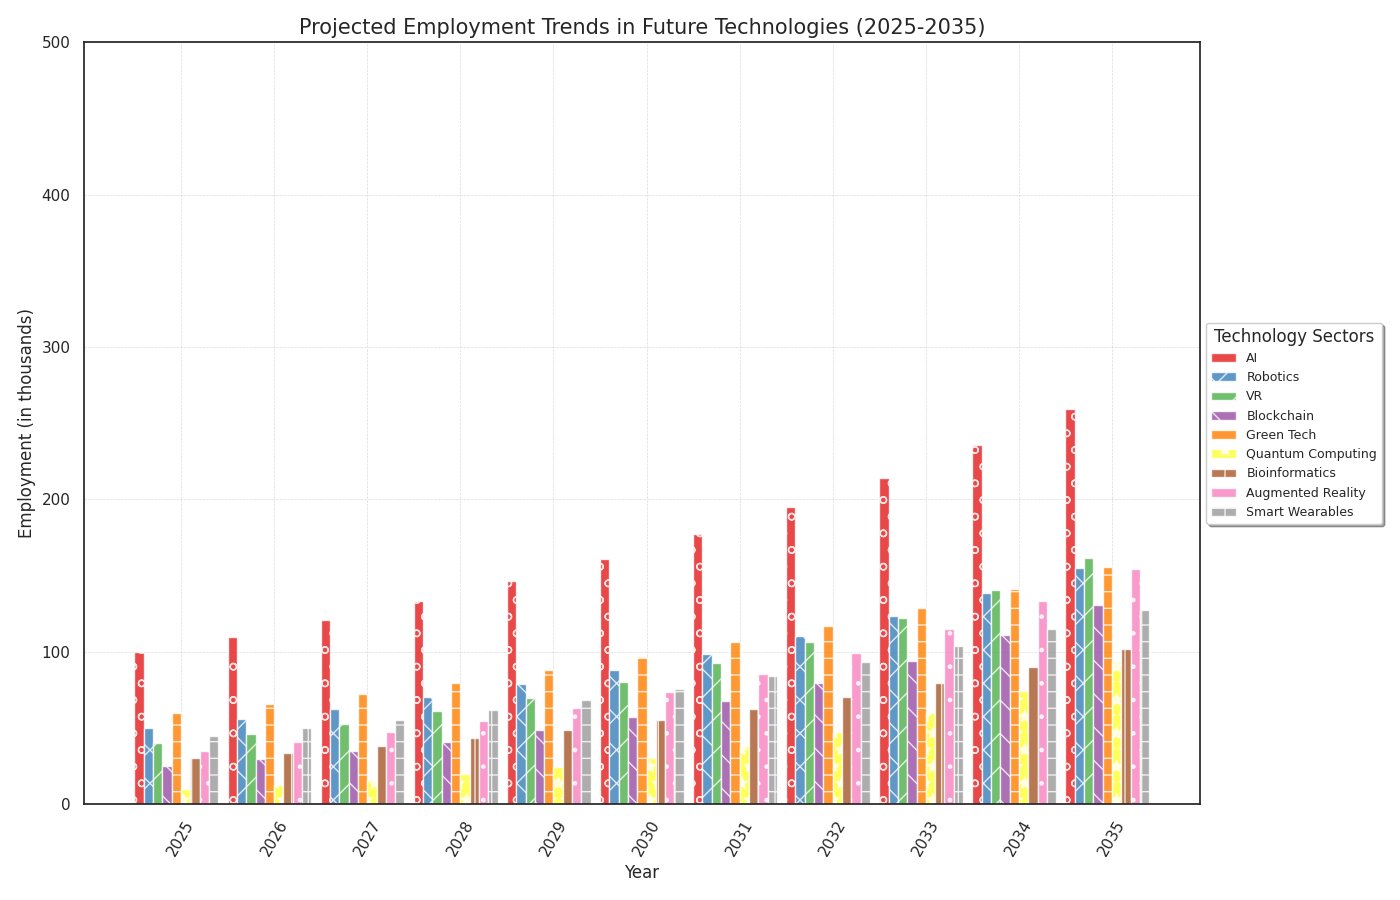

Write the Python code that produced this figure.
import matplotlib.pyplot as plt
import numpy as np

years = np.arange(2025, 2036)

def calculate_growth(base_value, rate, years):
    return base_value * ((1 + rate) ** np.arange(len(years)))

base_ai = 100
base_robotics = 50
base_vr = 40
base_blockchain = 25
base_green_tech = 60
base_quantum_computing = 10
base_bioinformatics = 30
base_augmented_reality = 35
base_smart_wearables = 45

growth_ai = 0.10
growth_robotics = 0.12
growth_vr = 0.15
growth_blockchain = 0.18
growth_green_tech = 0.10
growth_quantum_computing = 0.25
growth_bioinformatics = 0.13
growth_augmented_reality = 0.16
growth_smart_wearables = 0.11

ai_employment = calculate_growth(base_ai, growth_ai, years)
robotics_employment = calculate_growth(base_robotics, growth_robotics, years)
vr_employment = calculate_growth(base_vr, growth_vr, years)
blockchain_employment = calculate_growth(base_blockchain, growth_blockchain, years)
green_tech_employment = calculate_growth(base_green_tech, growth_green_tech, years)
quantum_computing_employment = calculate_growth(base_quantum_computing, growth_quantum_computing, years)
bioinformatics_employment = calculate_growth(base_bioinformatics, growth_bioinformatics, years)
augmented_reality_employment = calculate_growth(base_augmented_reality, growth_augmented_reality, years)
smart_wearables_employment = calculate_growth(base_smart_wearables, growth_smart_wearables, years)

n_tech = 9
bar_width = 0.1

fig, ax = plt.subplots(figsize=(14, 9))

indices = np.arange(len(years))

ax.bar(indices, ai_employment, bar_width, label='AI', color='#e41a1c', alpha=0.8, hatch='o')
ax.bar(indices + bar_width, robotics_employment, bar_width, label='Robotics', color='#377eb8', alpha=0.8, hatch='x')
ax.bar(indices + 2 * bar_width, vr_employment, bar_width, label='VR', color='#4daf4a', alpha=0.8, hatch='/')
ax.bar(indices + 3 * bar_width, blockchain_employment, bar_width, label='Blockchain', color='#984ea3', alpha=0.8, hatch='\\')
ax.bar(indices + 4 * bar_width, green_tech_employment, bar_width, label='Green Tech', color='#ff7f00', alpha=0.8, hatch='-')
ax.bar(indices + 5 * bar_width, quantum_computing_employment, bar_width, label='Quantum Computing', color='#ffff33', alpha=0.8, hatch='*')
ax.bar(indices + 6 * bar_width, bioinformatics_employment, bar_width, label='Bioinformatics', color='#a65628', alpha=0.8, hatch='|')
ax.bar(indices + 7 * bar_width, augmented_reality_employment, bar_width, label='Augmented Reality', color='#f781bf', alpha=0.8, hatch='.')
ax.bar(indices + 8 * bar_width, smart_wearables_employment, bar_width, label='Smart Wearables', color='#999999', alpha=0.8, hatch='+')

ax.set_title('Projected Employment Trends in Future Technologies (2025-2035)', fontsize=15)
ax.set_xlabel('Year', fontsize=12)
ax.set_ylabel('Employment (in thousands)', fontsize=12)

ax.legend(loc='center left', bbox_to_anchor=(1, 0.5), title='Technology Sectors', fontsize=9, frameon=True, shadow=True)
ax.set_xticks(indices + (n_tech / 2) * bar_width)
ax.set_xticklabels(years, rotation=60)

ax.set_ylim(0, 500)
ax.grid(True, linestyle='--', linewidth=0.5, alpha=0.7)

plt.tight_layout()
plt.show()
